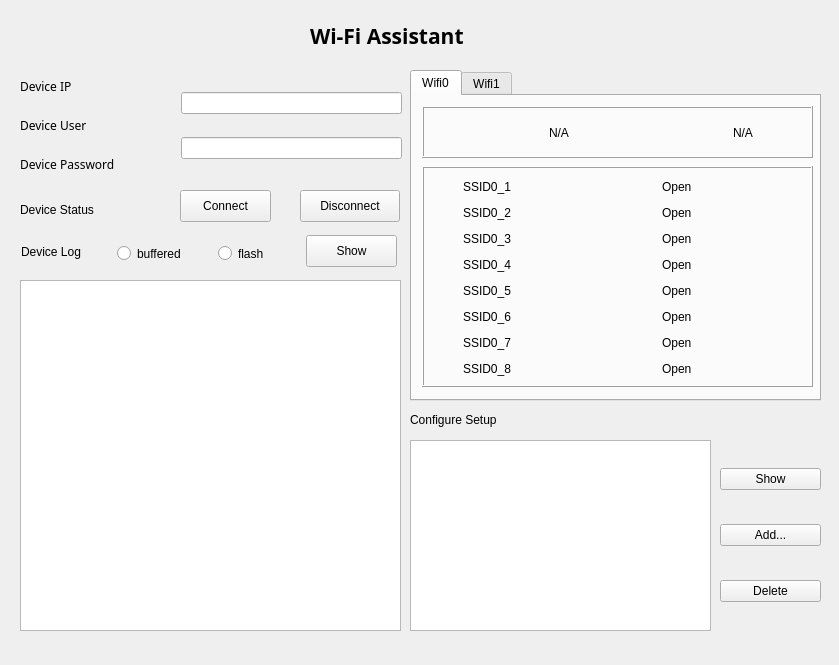
<?xml version="1.0" encoding="UTF-8"?>
<ui version="4.0">
 <class>DevAst</class>
 <widget class="QMainWindow" name="DevAst">
  <property name="geometry">
   <rect>
    <x>0</x>
    <y>0</y>
    <width>839</width>
    <height>665</height>
   </rect>
  </property>
  <property name="windowTitle">
   <string>Wi-Fi Assistant</string>
  </property>
  <property name="windowIcon">
   <iconset>
    <normaloff>images/Assistant.png</normaloff>images/Assistant.png</iconset>
  </property>
  <widget class="QWidget" name="centralwidget">
   <widget class="QLabel" name="lblTitle">
    <property name="geometry">
     <rect>
      <x>310</x>
      <y>10</y>
      <width>261</width>
      <height>51</height>
     </rect>
    </property>
    <property name="font">
     <font>
      <family>Source Code Pro</family>
      <pointsize>16</pointsize>
      <weight>75</weight>
      <italic>false</italic>
      <bold>true</bold>
     </font>
    </property>
    <property name="text">
     <string>Wi-Fi Assistant</string>
    </property>
   </widget>
   <widget class="QTextBrowser" name="txtDevLog">
    <property name="geometry">
     <rect>
      <x>20</x>
      <y>280</y>
      <width>381</width>
      <height>351</height>
     </rect>
    </property>
   </widget>
   <widget class="QTabWidget" name="tabDevStatus">
    <property name="geometry">
     <rect>
      <x>410</x>
      <y>70</y>
      <width>411</width>
      <height>331</height>
     </rect>
    </property>
    <property name="tabPosition">
     <enum>QTabWidget::North</enum>
    </property>
    <property name="tabShape">
     <enum>QTabWidget::Rounded</enum>
    </property>
    <property name="currentIndex">
     <number>0</number>
    </property>
    <widget class="QWidget" name="tabDev0Status">
     <attribute name="title">
      <string>Wifi0</string>
     </attribute>
     <widget class="QFrame" name="frm0_vap">
      <property name="geometry">
       <rect>
        <x>10</x>
        <y>70</y>
        <width>391</width>
        <height>221</height>
       </rect>
      </property>
      <property name="frameShape">
       <enum>QFrame::Box</enum>
      </property>
      <property name="frameShadow">
       <enum>QFrame::Raised</enum>
      </property>
      <widget class="QLabel" name="img0_1up">
       <property name="geometry">
        <rect>
         <x>11</x>
         <y>11</y>
         <width>16</width>
         <height>16</height>
        </rect>
       </property>
       <property name="text">
        <string/>
       </property>
       <property name="pixmap">
        <pixmap>images/Down.png</pixmap>
       </property>
      </widget>
      <widget class="QLabel" name="img0_2up">
       <property name="geometry">
        <rect>
         <x>11</x>
         <y>37</y>
         <width>16</width>
         <height>16</height>
        </rect>
       </property>
       <property name="text">
        <string/>
       </property>
       <property name="pixmap">
        <pixmap>images/Down.png</pixmap>
       </property>
      </widget>
      <widget class="QLabel" name="img0_3up">
       <property name="geometry">
        <rect>
         <x>11</x>
         <y>62</y>
         <width>16</width>
         <height>16</height>
        </rect>
       </property>
       <property name="text">
        <string/>
       </property>
       <property name="pixmap">
        <pixmap>images/Down.png</pixmap>
       </property>
      </widget>
      <widget class="QLabel" name="img0_4up">
       <property name="geometry">
        <rect>
         <x>11</x>
         <y>88</y>
         <width>16</width>
         <height>16</height>
        </rect>
       </property>
       <property name="text">
        <string/>
       </property>
       <property name="pixmap">
        <pixmap>images/Down.png</pixmap>
       </property>
      </widget>
      <widget class="QLabel" name="img0_5up">
       <property name="geometry">
        <rect>
         <x>11</x>
         <y>114</y>
         <width>16</width>
         <height>16</height>
        </rect>
       </property>
       <property name="text">
        <string/>
       </property>
       <property name="pixmap">
        <pixmap>images/Down.png</pixmap>
       </property>
      </widget>
      <widget class="QLabel" name="img0_6up">
       <property name="geometry">
        <rect>
         <x>11</x>
         <y>139</y>
         <width>16</width>
         <height>16</height>
        </rect>
       </property>
       <property name="text">
        <string/>
       </property>
       <property name="pixmap">
        <pixmap>images/Down.png</pixmap>
       </property>
      </widget>
      <widget class="QLabel" name="img0_7up">
       <property name="geometry">
        <rect>
         <x>11</x>
         <y>165</y>
         <width>16</width>
         <height>16</height>
        </rect>
       </property>
       <property name="text">
        <string/>
       </property>
       <property name="pixmap">
        <pixmap>images/Down.png</pixmap>
       </property>
      </widget>
      <widget class="QLabel" name="img0_8up">
       <property name="geometry">
        <rect>
         <x>11</x>
         <y>190</y>
         <width>16</width>
         <height>16</height>
        </rect>
       </property>
       <property name="text">
        <string/>
       </property>
       <property name="pixmap">
        <pixmap>images/Down.png</pixmap>
       </property>
      </widget>
      <widget class="QLabel" name="lbl0_7Ssid">
       <property name="geometry">
        <rect>
         <x>41</x>
         <y>167</y>
         <width>191</width>
         <height>20</height>
        </rect>
       </property>
       <property name="text">
        <string>SSID0_7</string>
       </property>
      </widget>
      <widget class="QLabel" name="lbl0_1Ssid">
       <property name="geometry">
        <rect>
         <x>41</x>
         <y>11</y>
         <width>191</width>
         <height>20</height>
        </rect>
       </property>
       <property name="text">
        <string>SSID0_1</string>
       </property>
      </widget>
      <widget class="QLabel" name="lbl0_2Ssid">
       <property name="geometry">
        <rect>
         <x>41</x>
         <y>37</y>
         <width>191</width>
         <height>20</height>
        </rect>
       </property>
       <property name="text">
        <string>SSID0_2</string>
       </property>
      </widget>
      <widget class="QLabel" name="lbl0_3Ssid">
       <property name="geometry">
        <rect>
         <x>41</x>
         <y>63</y>
         <width>191</width>
         <height>20</height>
        </rect>
       </property>
       <property name="text">
        <string>SSID0_3</string>
       </property>
      </widget>
      <widget class="QLabel" name="lbl0_4Ssid">
       <property name="geometry">
        <rect>
         <x>41</x>
         <y>89</y>
         <width>191</width>
         <height>20</height>
        </rect>
       </property>
       <property name="text">
        <string>SSID0_4</string>
       </property>
      </widget>
      <widget class="QLabel" name="lbl0_5Ssid">
       <property name="geometry">
        <rect>
         <x>41</x>
         <y>115</y>
         <width>191</width>
         <height>20</height>
        </rect>
       </property>
       <property name="text">
        <string>SSID0_5</string>
       </property>
      </widget>
      <widget class="QLabel" name="lbl0_6Ssid">
       <property name="geometry">
        <rect>
         <x>41</x>
         <y>141</y>
         <width>191</width>
         <height>20</height>
        </rect>
       </property>
       <property name="text">
        <string>SSID0_6</string>
       </property>
      </widget>
      <widget class="QLabel" name="lbl0_8Ssid">
       <property name="geometry">
        <rect>
         <x>41</x>
         <y>193</y>
         <width>191</width>
         <height>20</height>
        </rect>
       </property>
       <property name="text">
        <string>SSID0_8</string>
       </property>
      </widget>
      <widget class="QLabel" name="lbl0_1Auth">
       <property name="geometry">
        <rect>
         <x>240</x>
         <y>11</y>
         <width>141</width>
         <height>20</height>
        </rect>
       </property>
       <property name="text">
        <string>Open</string>
       </property>
      </widget>
      <widget class="QLabel" name="lbl0_2Auth">
       <property name="geometry">
        <rect>
         <x>240</x>
         <y>37</y>
         <width>141</width>
         <height>20</height>
        </rect>
       </property>
       <property name="text">
        <string>Open</string>
       </property>
      </widget>
      <widget class="QLabel" name="lbl0_3Auth">
       <property name="geometry">
        <rect>
         <x>240</x>
         <y>63</y>
         <width>141</width>
         <height>20</height>
        </rect>
       </property>
       <property name="text">
        <string>Open</string>
       </property>
      </widget>
      <widget class="QLabel" name="lbl0_4Auth">
       <property name="geometry">
        <rect>
         <x>240</x>
         <y>89</y>
         <width>141</width>
         <height>20</height>
        </rect>
       </property>
       <property name="text">
        <string>Open</string>
       </property>
      </widget>
      <widget class="QLabel" name="lbl0_5Auth">
       <property name="geometry">
        <rect>
         <x>240</x>
         <y>115</y>
         <width>141</width>
         <height>20</height>
        </rect>
       </property>
       <property name="text">
        <string>Open</string>
       </property>
      </widget>
      <widget class="QLabel" name="lbl0_6Auth">
       <property name="geometry">
        <rect>
         <x>240</x>
         <y>141</y>
         <width>141</width>
         <height>20</height>
        </rect>
       </property>
       <property name="text">
        <string>Open</string>
       </property>
      </widget>
      <widget class="QLabel" name="lbl0_7Auth">
       <property name="geometry">
        <rect>
         <x>240</x>
         <y>167</y>
         <width>141</width>
         <height>20</height>
        </rect>
       </property>
       <property name="text">
        <string>Open</string>
       </property>
      </widget>
      <widget class="QLabel" name="lbl0_8Auth">
       <property name="geometry">
        <rect>
         <x>240</x>
         <y>193</y>
         <width>141</width>
         <height>20</height>
        </rect>
       </property>
       <property name="text">
        <string>Open</string>
       </property>
      </widget>
     </widget>
     <widget class="QFrame" name="frm0_radio">
      <property name="geometry">
       <rect>
        <x>10</x>
        <y>10</y>
        <width>391</width>
        <height>52</height>
       </rect>
      </property>
      <property name="frameShape">
       <enum>QFrame::Box</enum>
      </property>
      <property name="frameShadow">
       <enum>QFrame::Raised</enum>
      </property>
      <widget class="QLabel" name="lblDev0Mode">
       <property name="geometry">
        <rect>
         <x>11</x>
         <y>11</y>
         <width>32</width>
         <height>32</height>
        </rect>
       </property>
       <property name="text">
        <string/>
       </property>
       <property name="pixmap">
        <pixmap>images/Access.png</pixmap>
       </property>
      </widget>
      <widget class="QLabel" name="imgDev0Freq">
       <property name="geometry">
        <rect>
         <x>70</x>
         <y>10</y>
         <width>32</width>
         <height>32</height>
        </rect>
       </property>
       <property name="text">
        <string/>
       </property>
       <property name="pixmap">
        <pixmap>images/Freq.png</pixmap>
       </property>
      </widget>
      <widget class="QLabel" name="lblDev0Freq">
       <property name="geometry">
        <rect>
         <x>127</x>
         <y>11</y>
         <width>91</width>
         <height>32</height>
        </rect>
       </property>
       <property name="text">
        <string>N/A</string>
       </property>
      </widget>
      <widget class="QLabel" name="imgDev0Power">
       <property name="geometry">
        <rect>
         <x>236</x>
         <y>11</y>
         <width>32</width>
         <height>32</height>
        </rect>
       </property>
       <property name="text">
        <string/>
       </property>
       <property name="pixmap">
        <pixmap>images/Rssi.png</pixmap>
       </property>
      </widget>
      <widget class="QLabel" name="lblDev0Power">
       <property name="geometry">
        <rect>
         <x>311</x>
         <y>11</y>
         <width>32</width>
         <height>32</height>
        </rect>
       </property>
       <property name="text">
        <string>N/A</string>
       </property>
      </widget>
     </widget>
    </widget>
    <widget class="QWidget" name="tabDev1Status">
     <attribute name="title">
      <string>Wifi1</string>
     </attribute>
     <widget class="QFrame" name="frm1_radio">
      <property name="geometry">
       <rect>
        <x>10</x>
        <y>10</y>
        <width>391</width>
        <height>52</height>
       </rect>
      </property>
      <property name="frameShape">
       <enum>QFrame::Box</enum>
      </property>
      <property name="frameShadow">
       <enum>QFrame::Raised</enum>
      </property>
      <widget class="QLabel" name="lblDev1Mode">
       <property name="geometry">
        <rect>
         <x>10</x>
         <y>10</y>
         <width>32</width>
         <height>32</height>
        </rect>
       </property>
       <property name="text">
        <string/>
       </property>
       <property name="pixmap">
        <pixmap>images/Access.png</pixmap>
       </property>
      </widget>
      <widget class="QLabel" name="imgDev1Freq">
       <property name="geometry">
        <rect>
         <x>70</x>
         <y>10</y>
         <width>32</width>
         <height>32</height>
        </rect>
       </property>
       <property name="text">
        <string/>
       </property>
       <property name="pixmap">
        <pixmap>images/Freq.png</pixmap>
       </property>
      </widget>
      <widget class="QLabel" name="lblDev1Freq">
       <property name="geometry">
        <rect>
         <x>130</x>
         <y>10</y>
         <width>91</width>
         <height>32</height>
        </rect>
       </property>
       <property name="text">
        <string>N/A</string>
       </property>
      </widget>
      <widget class="QLabel" name="imgDev1Power">
       <property name="geometry">
        <rect>
         <x>236</x>
         <y>10</y>
         <width>32</width>
         <height>32</height>
        </rect>
       </property>
       <property name="text">
        <string/>
       </property>
       <property name="pixmap">
        <pixmap>images/Rssi.png</pixmap>
       </property>
      </widget>
      <widget class="QLabel" name="lblDev1Power">
       <property name="geometry">
        <rect>
         <x>310</x>
         <y>9</y>
         <width>32</width>
         <height>32</height>
        </rect>
       </property>
       <property name="text">
        <string>N/A</string>
       </property>
      </widget>
     </widget>
     <widget class="QFrame" name="frm1_vap">
      <property name="geometry">
       <rect>
        <x>10</x>
        <y>70</y>
        <width>391</width>
        <height>221</height>
       </rect>
      </property>
      <property name="frameShape">
       <enum>QFrame::Box</enum>
      </property>
      <property name="frameShadow">
       <enum>QFrame::Raised</enum>
      </property>
      <widget class="QLabel" name="img1_1up">
       <property name="geometry">
        <rect>
         <x>11</x>
         <y>11</y>
         <width>16</width>
         <height>16</height>
        </rect>
       </property>
       <property name="text">
        <string/>
       </property>
       <property name="pixmap">
        <pixmap>images/Down.png</pixmap>
       </property>
      </widget>
      <widget class="QLabel" name="img1_2up">
       <property name="geometry">
        <rect>
         <x>11</x>
         <y>37</y>
         <width>16</width>
         <height>16</height>
        </rect>
       </property>
       <property name="text">
        <string/>
       </property>
       <property name="pixmap">
        <pixmap>images/Down.png</pixmap>
       </property>
      </widget>
      <widget class="QLabel" name="img1_3up">
       <property name="geometry">
        <rect>
         <x>11</x>
         <y>62</y>
         <width>16</width>
         <height>16</height>
        </rect>
       </property>
       <property name="text">
        <string/>
       </property>
       <property name="pixmap">
        <pixmap>images/Down.png</pixmap>
       </property>
      </widget>
      <widget class="QLabel" name="img1_4up">
       <property name="geometry">
        <rect>
         <x>11</x>
         <y>88</y>
         <width>16</width>
         <height>16</height>
        </rect>
       </property>
       <property name="text">
        <string/>
       </property>
       <property name="pixmap">
        <pixmap>images/Down.png</pixmap>
       </property>
      </widget>
      <widget class="QLabel" name="img1_6up">
       <property name="geometry">
        <rect>
         <x>11</x>
         <y>139</y>
         <width>16</width>
         <height>16</height>
        </rect>
       </property>
       <property name="text">
        <string/>
       </property>
       <property name="pixmap">
        <pixmap>images/Down.png</pixmap>
       </property>
      </widget>
      <widget class="QLabel" name="img1_5up">
       <property name="geometry">
        <rect>
         <x>11</x>
         <y>114</y>
         <width>16</width>
         <height>16</height>
        </rect>
       </property>
       <property name="text">
        <string/>
       </property>
       <property name="pixmap">
        <pixmap>images/Down.png</pixmap>
       </property>
      </widget>
      <widget class="QLabel" name="img1_7up">
       <property name="geometry">
        <rect>
         <x>11</x>
         <y>165</y>
         <width>16</width>
         <height>16</height>
        </rect>
       </property>
       <property name="text">
        <string/>
       </property>
       <property name="pixmap">
        <pixmap>images/Down.png</pixmap>
       </property>
      </widget>
      <widget class="QLabel" name="img1_8up">
       <property name="geometry">
        <rect>
         <x>11</x>
         <y>190</y>
         <width>16</width>
         <height>16</height>
        </rect>
       </property>
       <property name="text">
        <string/>
       </property>
       <property name="pixmap">
        <pixmap>images/Down.png</pixmap>
       </property>
      </widget>
      <widget class="QLabel" name="lbl1_1Ssid">
       <property name="geometry">
        <rect>
         <x>41</x>
         <y>11</y>
         <width>191</width>
         <height>20</height>
        </rect>
       </property>
       <property name="text">
        <string>SSID0_1</string>
       </property>
      </widget>
      <widget class="QLabel" name="lbl1_2Ssid">
       <property name="geometry">
        <rect>
         <x>41</x>
         <y>37</y>
         <width>191</width>
         <height>20</height>
        </rect>
       </property>
       <property name="text">
        <string>SSID0_2</string>
       </property>
      </widget>
      <widget class="QLabel" name="lbl1_3Ssid">
       <property name="geometry">
        <rect>
         <x>41</x>
         <y>63</y>
         <width>191</width>
         <height>20</height>
        </rect>
       </property>
       <property name="text">
        <string>SSID0_3</string>
       </property>
      </widget>
      <widget class="QLabel" name="lbl1_4Ssid">
       <property name="geometry">
        <rect>
         <x>41</x>
         <y>89</y>
         <width>191</width>
         <height>20</height>
        </rect>
       </property>
       <property name="text">
        <string>SSID0_4</string>
       </property>
      </widget>
      <widget class="QLabel" name="lbl1_6Ssid">
       <property name="geometry">
        <rect>
         <x>41</x>
         <y>141</y>
         <width>191</width>
         <height>20</height>
        </rect>
       </property>
       <property name="text">
        <string>SSID0_6</string>
       </property>
      </widget>
      <widget class="QLabel" name="lbl1_5Ssid">
       <property name="geometry">
        <rect>
         <x>41</x>
         <y>115</y>
         <width>191</width>
         <height>20</height>
        </rect>
       </property>
       <property name="text">
        <string>SSID0_5</string>
       </property>
      </widget>
      <widget class="QLabel" name="lbl1_7Ssid">
       <property name="geometry">
        <rect>
         <x>41</x>
         <y>167</y>
         <width>191</width>
         <height>20</height>
        </rect>
       </property>
       <property name="text">
        <string>SSID0_7</string>
       </property>
      </widget>
      <widget class="QLabel" name="lbl1_8Ssid">
       <property name="geometry">
        <rect>
         <x>41</x>
         <y>193</y>
         <width>191</width>
         <height>20</height>
        </rect>
       </property>
       <property name="text">
        <string>SSID0_8</string>
       </property>
      </widget>
      <widget class="QLabel" name="lbl1_5Auth">
       <property name="geometry">
        <rect>
         <x>241</x>
         <y>115</y>
         <width>141</width>
         <height>20</height>
        </rect>
       </property>
       <property name="text">
        <string>Open</string>
       </property>
      </widget>
      <widget class="QLabel" name="lbl1_3Auth">
       <property name="geometry">
        <rect>
         <x>241</x>
         <y>63</y>
         <width>141</width>
         <height>20</height>
        </rect>
       </property>
       <property name="text">
        <string>Open</string>
       </property>
      </widget>
      <widget class="QLabel" name="lbl1_1Auth">
       <property name="geometry">
        <rect>
         <x>241</x>
         <y>11</y>
         <width>141</width>
         <height>20</height>
        </rect>
       </property>
       <property name="text">
        <string>Open</string>
       </property>
      </widget>
      <widget class="QLabel" name="lbl1_2Auth">
       <property name="geometry">
        <rect>
         <x>241</x>
         <y>37</y>
         <width>141</width>
         <height>20</height>
        </rect>
       </property>
       <property name="text">
        <string>Open</string>
       </property>
      </widget>
      <widget class="QLabel" name="lbl1_4Auth">
       <property name="geometry">
        <rect>
         <x>241</x>
         <y>89</y>
         <width>141</width>
         <height>20</height>
        </rect>
       </property>
       <property name="text">
        <string>Open</string>
       </property>
      </widget>
      <widget class="QLabel" name="lbl1_6Auth">
       <property name="geometry">
        <rect>
         <x>241</x>
         <y>141</y>
         <width>141</width>
         <height>20</height>
        </rect>
       </property>
       <property name="text">
        <string>Open</string>
       </property>
      </widget>
      <widget class="QLabel" name="lbl1_7Auth">
       <property name="geometry">
        <rect>
         <x>241</x>
         <y>167</y>
         <width>141</width>
         <height>20</height>
        </rect>
       </property>
       <property name="text">
        <string>Open</string>
       </property>
      </widget>
      <widget class="QLabel" name="lbl1_8Auth">
       <property name="geometry">
        <rect>
         <x>241</x>
         <y>193</y>
         <width>141</width>
         <height>20</height>
        </rect>
       </property>
       <property name="text">
        <string>Open</string>
       </property>
      </widget>
     </widget>
    </widget>
   </widget>
   <widget class="QListWidget" name="lstConfig">
    <property name="geometry">
     <rect>
      <x>410</x>
      <y>440</y>
      <width>301</width>
      <height>191</height>
     </rect>
    </property>
    <property name="font">
     <font>
      <pointsize>6</pointsize>
     </font>
    </property>
   </widget>
   <widget class="QLabel" name="lblConfig">
    <property name="geometry">
     <rect>
      <x>410</x>
      <y>410</y>
      <width>141</width>
      <height>20</height>
     </rect>
    </property>
    <property name="text">
     <string>Configure Setup</string>
    </property>
   </widget>
   <widget class="QWidget" name="layoutWidget">
    <property name="geometry">
     <rect>
      <x>720</x>
      <y>440</y>
      <width>101</width>
      <height>191</height>
     </rect>
    </property>
    <layout class="QVBoxLayout" name="layoutConfCtl">
     <item>
      <widget class="QPushButton" name="btnShowConfig">
       <property name="text">
        <string>Show</string>
       </property>
      </widget>
     </item>
     <item>
      <widget class="QPushButton" name="btnAddConfig">
       <property name="text">
        <string>Add...</string>
       </property>
      </widget>
     </item>
     <item>
      <widget class="QPushButton" name="btnDelConfig">
       <property name="text">
        <string>Delete</string>
       </property>
      </widget>
     </item>
    </layout>
   </widget>
   <widget class="QWidget" name="layoutWidget">
    <property name="geometry">
     <rect>
      <x>20</x>
      <y>70</y>
      <width>151</width>
      <height>111</height>
     </rect>
    </property>
    <layout class="QVBoxLayout" name="layoutDevLbl">
     <item>
      <widget class="QLabel" name="lblDevIp">
       <property name="font">
        <font>
         <family>Source Code Pro</family>
         <weight>50</weight>
         <italic>false</italic>
         <bold>false</bold>
         <underline>false</underline>
        </font>
       </property>
       <property name="text">
        <string>Device IP</string>
       </property>
      </widget>
     </item>
     <item>
      <widget class="QLabel" name="lblDevUsr">
       <property name="font">
        <font>
         <family>Source Code Pro</family>
         <weight>50</weight>
         <bold>false</bold>
        </font>
       </property>
       <property name="text">
        <string>Device User</string>
       </property>
      </widget>
     </item>
     <item>
      <widget class="QLabel" name="lblDevPwd">
       <property name="font">
        <font>
         <family>Source Code Pro</family>
         <weight>50</weight>
         <bold>false</bold>
        </font>
       </property>
       <property name="text">
        <string>Device Password</string>
       </property>
      </widget>
     </item>
    </layout>
   </widget>
   <widget class="QLabel" name="lblDevStatus">
    <property name="geometry">
     <rect>
      <x>20</x>
      <y>200</y>
      <width>117</width>
      <height>20</height>
     </rect>
    </property>
    <property name="text">
     <string>Device Status</string>
    </property>
   </widget>
   <widget class="QLabel" name="imgDevCon">
    <property name="geometry">
     <rect>
      <x>144</x>
      <y>191</y>
      <width>32</width>
      <height>32</height>
     </rect>
    </property>
    <property name="text">
     <string/>
    </property>
    <property name="pixmap">
     <pixmap>images/Disconnect.png</pixmap>
    </property>
   </widget>
   <widget class="QPushButton" name="btnDevCon">
    <property name="geometry">
     <rect>
      <x>180</x>
      <y>190</y>
      <width>91</width>
      <height>32</height>
     </rect>
    </property>
    <property name="text">
     <string>Connect</string>
    </property>
   </widget>
   <widget class="QPushButton" name="btnDevClose">
    <property name="geometry">
     <rect>
      <x>300</x>
      <y>190</y>
      <width>100</width>
      <height>32</height>
     </rect>
    </property>
    <property name="text">
     <string>Disconnect</string>
    </property>
   </widget>
   <widget class="QLabel" name="lblDevLog">
    <property name="geometry">
     <rect>
      <x>21</x>
      <y>231</y>
      <width>90</width>
      <height>41</height>
     </rect>
    </property>
    <property name="text">
     <string>Device Log</string>
    </property>
   </widget>
   <widget class="QRadioButton" name="rdoLogBuf">
    <property name="geometry">
     <rect>
      <x>117</x>
      <y>238</y>
      <width>95</width>
      <height>31</height>
     </rect>
    </property>
    <property name="text">
     <string>buffered</string>
    </property>
   </widget>
   <widget class="QRadioButton" name="rdoLogFlash">
    <property name="geometry">
     <rect>
      <x>218</x>
      <y>238</y>
      <width>68</width>
      <height>31</height>
     </rect>
    </property>
    <property name="text">
     <string>flash</string>
    </property>
   </widget>
   <widget class="QPushButton" name="btnShowLog">
    <property name="geometry">
     <rect>
      <x>306</x>
      <y>235</y>
      <width>91</width>
      <height>32</height>
     </rect>
    </property>
    <property name="text">
     <string>Show</string>
    </property>
   </widget>
   <widget class="QWidget" name="">
    <property name="geometry">
     <rect>
      <x>181</x>
      <y>75</y>
      <width>221</width>
      <height>101</height>
     </rect>
    </property>
    <layout class="QVBoxLayout" name="layoutDevLog">
     <property name="sizeConstraint">
      <enum>QLayout::SetDefaultConstraint</enum>
     </property>
     <item>
      <widget class="QLineEdit" name="lnDevIp">
       <property name="maxLength">
        <number>32</number>
       </property>
      </widget>
     </item>
     <item>
      <widget class="QLineEdit" name="lnDevUsr">
       <property name="maxLength">
        <number>32</number>
       </property>
      </widget>
     </item>
    </layout>
   </widget>
  </widget>
  <widget class="QMenuBar" name="menubar">
   <property name="geometry">
    <rect>
     <x>0</x>
     <y>0</y>
     <width>839</width>
     <height>25</height>
    </rect>
   </property>
  </widget>
 </widget>
 <resources/>
 <connections/>
</ui>
